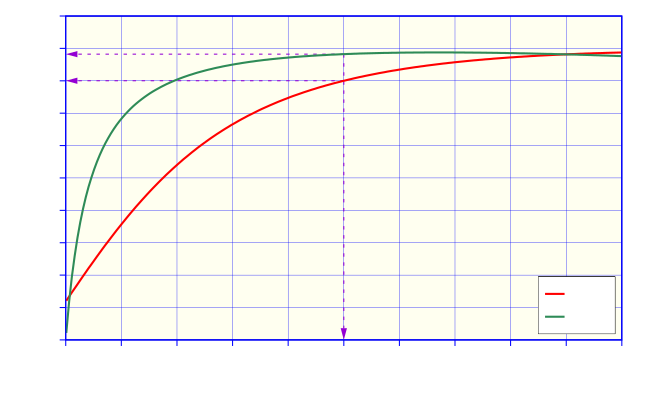

This figure's gnuplot source:
#!/gnuplot
#
#    
#    	G N U P L O T
#    	Version 5.2 patchlevel 7    last modified 2019-05-29 
#    
#    	Copyright (C) 1986-1993, 1998, 2004, 2007-2018
#    	Thomas Williams, Colin Kelley and many others
#    
#    	gnuplot home:     http://www.gnuplot.info
#    	faq, bugs, etc:   type "help FAQ"
#    	immediate help:   type "help"  (plot window: hit 'h')
# set terminal windows 0 color solid butt enhanced
# set output
unset clip points
set clip one
unset clip two
set bar 1.000000 front
set border front linecolor rgb "blue"  linewidth 3.000 dashtype solid
set zdata 
set ydata 
set xdata 
set y2data 
set x2data 
set boxwidth
set style fill  empty border
set style rectangle back fc  bgnd fillstyle   solid 1.00 border lt -1
set style circle radius graph 0.02, first 0.00000, 0.00000 
set style ellipse size graph 0.05, 0.03, first 0.00000 angle 0 units xy
set dummy x, y
set format x "% .1f" 
set format y "% .1f" 
set format x2 "% h" 
set format y2 "% .0f" 
set format z "% h" 
set format cb "% h" 
set format r "% h" 
set timefmt "%d/%m/%y,%H:%M"
set angles radians
set grid back nopolar xtics nomxtics ytics nomytics noztics nomztics
set grid nox2tics nomx2tics noy2tics nomy2tics nocbtics nomcbtics
set grid linecolor "blue" linetype 1 linewidth 1.00 
set raxis
set style parallel front  lt black linewidth 2.000 dashtype solid
set key title ""
set key inside right bottom vertical Left reverse enhanced box
set key noinvert samplen 2 spacing 1.5 width 4.5 height 0.5 
set key maxcolumns 0 maxrows 0
set key opaque
unset label
unset arrow
set style increment default
unset style line
unset style arrow
set style histogram clustered gap 2 title textcolor lt -1
unset object
set style textbox transparent margins  1.0,  1.0 border
unset logscale
set offsets 0, 0, 0, 0
set pointsize 1
set pointintervalbox 1
set encoding default
unset polar
unset parametric
set decimalsign ','
set view 60, 30, 1, 1
set samples 2000
set isosamples 10, 10
set surface 
unset contour
set cntrlabel  format '%8.3g' font '' start 5 interval 20
set mapping cartesian
set datafile separator whitespace
unset hidden3d
set cntrparam order 4
set cntrparam linear
set cntrparam levels auto 5
set cntrparam points 5
set size ratio 0 1,1
set origin 0,0
set style data points
set style function lines
unset xzeroaxis
unset yzeroaxis
unset zzeroaxis
unset x2zeroaxis
unset y2zeroaxis
set ticslevel 0.5
set tics scale  1, 0.5, 1, 1, 1
set mxtics default
set mytics default
set mztics default
set mx2tics default
set my2tics default
set mcbtics default
set mrtics default
set xtics border out scale 1,0.5 nomirror norotate  autojustify
set xtics 0.0,0.1,1.0 norangelimit textcolor rgb "blackz" 
set ytics border out scale 1,0.5 nomirror norotate  autojustify
set ytics 0.0,0.1,1.0 norangelimit textcolor rgb "black" 
set ztics border out scale 1,0.5 nomirror norotate  autojustify
set ztics autofreq  norangelimit textcolor rgb "black" 
unset x2tics
unset y2tics
set cbtics border out scale 1,0.5 nomirror norotate  autojustify
set cbtics autofreq  norangelimit textcolor rgb "black" 
set rtics axis out scale 1,0.5 nomirror norotate  autojustify
set rtics autofreq  norangelimit textcolor rgb "black" 
set paxis 1 tics border out scale 1,0.5 nomirror norotate  autojustify
set paxis 1 tics autofreq  rangelimit textcolor rgb "black" 
set paxis 2 tics border out scale 1,0.5 nomirror norotate  autojustify
set paxis 2 tics autofreq  rangelimit textcolor rgb "black" 
set paxis 3 tics border out scale 1,0.5 nomirror norotate  autojustify
set paxis 3 tics autofreq  rangelimit textcolor rgb "black" 
set paxis 4 tics border out scale 1,0.5 nomirror norotate  autojustify
set paxis 4 tics autofreq  rangelimit textcolor rgb "black" 
set paxis 5 tics border out scale 1,0.5 nomirror norotate  autojustify
set paxis 5 tics autofreq  rangelimit textcolor rgb "black" 
set paxis 6 tics border out scale 1,0.5 nomirror norotate  autojustify
set paxis 6 tics autofreq  rangelimit textcolor rgb "black" 
set paxis 7 tics border out scale 1,0.5 nomirror norotate  autojustify
set paxis 7 tics autofreq  rangelimit textcolor rgb "black" 
set title "" 
set title  font "" norotate
set timestamp bottom 
set timestamp "" 
set timestamp  font "" norotate
set rrange [ * : * ] noreverse nowriteback
set trange [ * : * ] noreverse nowriteback
set urange [ * : * ] noreverse nowriteback
set vrange [ * : * ] noreverse nowriteback
set xlabel '$P\ped{m}/P\ped{m,n}$'
set xlabel  font "" textcolor lt -1 norotate
set x2label "" 
set x2label  font "" textcolor lt -1 norotate
set xrange [ 0.0000 : 1.0000 ] noreverse nowriteback
set x2range [ 0.0000 : 1500.0000 ] noreverse nowriteback
set ylabel  '$\cos\varphi, \quad \eta$'
set ylabel  font "" textcolor lt -1 rotate by -270
set y2label  ''
set y2label  font "" textcolor lt -1 rotate by -270
set yrange [ 0.000 : 1.000 ] noreverse nowriteback
set y2range [ 0.000 : 1.000 ] noreverse nowriteback
set zlabel "" 
set zlabel  font "" textcolor lt -1 norotate
set zrange [ * : * ] noreverse nowriteback
set cblabel "" 
set cblabel  font "" textcolor lt -1 rotate by -270
set cbrange [ * : * ] noreverse nowriteback
set paxis 1 range [ * : * ] noreverse nowriteback
set paxis 2 range [ * : * ] noreverse nowriteback
set paxis 3 range [ * : * ] noreverse nowriteback
set paxis 4 range [ * : * ] noreverse nowriteback
set paxis 5 range [ * : * ] noreverse nowriteback
set paxis 6 range [ * : * ] noreverse nowriteback
set paxis 7 range [ * : * ] noreverse nowriteback
set zero 1e-008
set lmargin  -1
set bmargin  -1
set rmargin  -1
set tmargin  -1
set locale "Catalan_Spain.1252"
set pm3d explicit at s
set pm3d scansautomatic
set pm3d interpolate 1,1 flush begin noftriangles noborder corners2color mean
set palette positive nops_allcF maxcolors 0 gamma 1.5 color model RGB 
set palette rgbformulae 7, 5, 15
set colorbox default
set colorbox vertical origin screen 0.9, 0.2, 0 size screen 0.05, 0.6, 0 front bdefault
set style boxplot candles range  1.50 outliers pt 7 separation 1 labels auto unsorted
set loadpath 
set fontpath 
set psdir
set fit brief errorvariables nocovariancevariables errorscaling prescale nowrap v5
GNUTERM = "windows"
ARGC = 0
ARG0 = ""
set terminal cairolatex pdf size 16.5cm,10cm
set output "Cap-Motors-Induccio-Ex6-2.tex"
set object rectangle from 0,0 to 1,1 fillstyle solid fillcolor rgb "#FFFFF0" behind
set arrow from 0.5, 0.882317 to 0.5,  0.0 dt 2 linecolor rgb "dark-violet" linewidth 3.0 head noborder back
set label '{$\scriptstyle\num{0,5}$}' at 0.485, 0.15 center rotate by -270 front
set arrow from 0.5,  0.882317 to 0.0,  0.882317 dt 2 linecolor rgb "dark-violet" linewidth 3.0 head noborder back
set label '{$\scriptstyle\num{0,882}$}' at 0.13, 0.86 center front
set arrow from 0.5, 0.800024 to 0.0, 0.800024 dt 2 linecolor rgb "dark-violet" linewidth 3.0 head noborder back
set label '{$\scriptstyle\num{0,800}$}' at 0.13, 0.815 center front
plot "Cap-Motors-Induccio-Ex6.txt" using 1:4 with lines axes x1y1 linecolor rgb "red" linewidth 6.000 title '$\cos\varphi$', "Cap-Motors-Induccio-Ex6.txt" using 1:5 with lines axes x1y1 linecolor rgb "sea-green"  linewidth 6.000 title '$\eta$'
#    EOF
